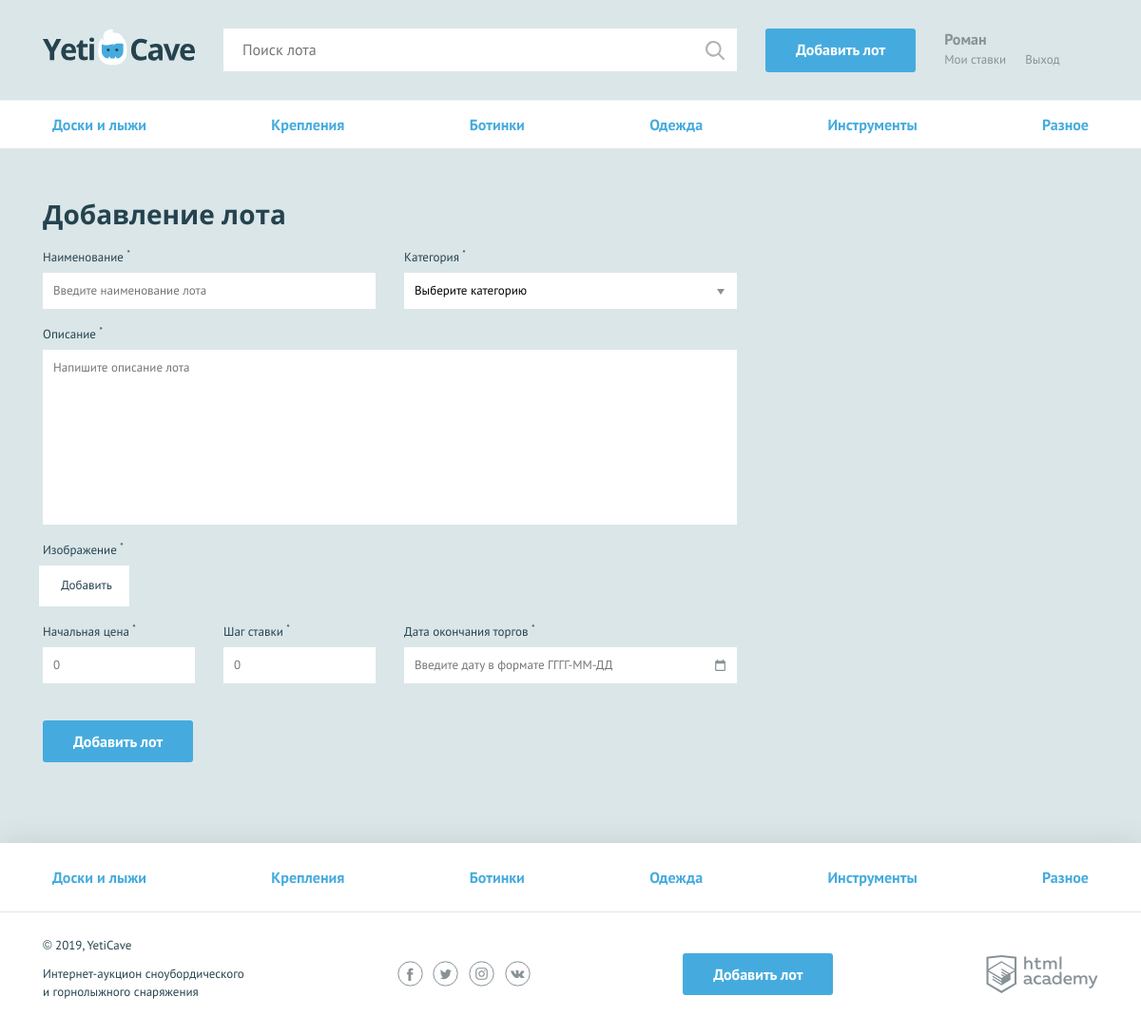
The page /add.php on the database its author committed.
### tables this page shows
CREATE TABLE categories (
  id INT AUTO_INCREMENT PRIMARY KEY,
  character_code VARCHAR(128) UNIQUE,
  name_category VARCHAR(128)
);

### helpers.php (called while the page is built, shortened)
<?php
function include_template($name, array $data = []) {
    $name = 'templates/' . $name;
    $result = '';
    if (!is_readable($name)) {
        return $result;
    }
    extract($data);
    require $name;
    $result = ob_get_clean();
    return $result;
}

### data.php (called while the page is built)
<?php
$is_auth = rand(0, 1);
$user_name = 'Роман';

### models.php (called while the page is built, shortened)
<?php
function get_categories ($con) {
    if (!$con) {
    $error = mysqli_connect_error();
    return $error;
    } else {
        $sql = "SELECT id, character_code, name_category FROM categories;";
        $result = mysqli_query($con, $sql);
        if ($result) {
            $categories = get_arrow($result);
            return $categories;
            } else {
                $error = mysqli_error($con);
                return $error;
                }
        }
}

### functions.php (called while the page is built, shortened)
<?php
function get_arrow ($result_query) {
    $row = mysqli_num_rows($result_query);
    if ($row === 1) {
        $arrow = mysqli_fetch_assoc($result_query);
    } else if ($row > 1) {
        $arrow = mysqli_fetch_all($result_query, MYSQLI_ASSOC);
    }
    return $arrow;
}

### templates/main-add.php (the view, shortened to what this page needs)
<?php $classname = isset($errors) ? "form--invalid" : ""; ?>
<form class="form form--add-lot container <?= $classname; ?>" action="add.php" method="post" enctype="multipart/form-data">
      <h2>Добавление лота</h2>
      <div class="form__container-two">
        <?php $classname = isset($errors["lot-name"]) ? "form__item--invalid" : ""; ?>
        <div class="form__item <?= $classname; ?>">
          <label for="lot-name">Наименование <sup>*</sup></label>
          <input id="lot-name" type="text" name="lot-name" placeholder="Введите наименование лота" value="<?= $lot['lot-name'] ;?>">
        </div>
        <?php $classname = isset($errors["category"]) ? "form__item--invalid" : ""; ?>
        <div class="form__item <?= $classname; ?>">
          <label for="category">Категория <sup>*</sup></label>
          <select id="category" name="category" placeholder="Выберите категорию">
            <option>Выберите категорию</option>
          </select>
        </div>
      </div>
      <?php $classname = isset($errors["message"]) ? "form__item--invalid" : ""; ?>
      <div class="form__item form__item--wide <?= $classname; ?>">
        <label for="message">Описание <sup>*</sup></label>
        <textarea id="message" name="message" placeholder="Напишите описание лота"><?= $lot['message']; ?></textarea>
      </div>
      <?php $classname = isset($errors["lot_img"]) ? "form__item--invalid" : ""; ?>
      <div class="form__item form__item--file <?= $classname; ?>">
        <label>Изображение <sup>*</sup></label>
        <div class="form__input-file">
          <label for="lot-img">
            Добавить
          </label>
        </div>
      </div>
      <div class="form__container-three">
      <?php $classname = isset($errors["lot-rate"]) ? "form__item--invalid" : ""; ?>
        <div class="form__item form__item--small <?= $classname; ?>">
          <label for="lot-rate">Начальная цена <sup>*</sup></label>
          <input id="lot-rate" type="text" name="lot-rate" placeholder="0" value="<?= $lot['lot-rate']; ?>">
        </div>
        <?php $classname = isset($errors["lot-step"]) ? "form__item--invalid" : ""; ?>
        <div class="form__item form__item--small <?= $classname; ?>">
          <label for="lot-step">Шаг ставки <sup>*</sup></label>
          <input id="lot-step" type="text" name="lot-step" placeholder="0" value="<?= $lot['lot-step']; ?>">
        </div>
        <?php $classname = isset($errors["lot-date"]) ? "form__item--invalid" : ""; ?>
        <div class="form__item <?= $classname; ?>">
          <label for="lot-date">Дата окончания торгов <sup>*</sup></label>
          <input class="form__input-date" id="lot-date" type="text" name="lot-date" placeholder="Введите дату в формате ГГГГ-ММ-ДД">
        </div>
      </div>
      <button type="submit" class="button">Добавить лот</button>
    </form>

### templates/layout-add.php (shortened to what this page needs)
<!DOCTYPE html>
<html lang="ru">
<head>
  <link href="../css/normalize.min.css" rel="stylesheet">
  <link href="../css/style.css" rel="stylesheet">
  <link href="../css/flatpickr.min.css" rel="stylesheet">
</head>
<body>
<div class="page-wrapper">
  <header class="main-header">
    <div class="main-header__container container">
      <a class="main-header__logo" href="index.html">
        <img src="../img/logo.svg" width="160" height="39" alt="Логотип компании YetiCave">
      </a>
      <form class="main-header__search" method="get" action="https://echo.htmlacademy.ru" autocomplete="off">
        <input type="search" name="search" placeholder="Поиск лота">
        <input class="main-header__search-btn" type="submit" name="find" value="Найти">
      </form>
      <a class="main-header__add-lot button" href="add-lot.html">Добавить лот</a>
      <nav class="user-menu">
      <?php if ($is_auth): ?>
            <div class="user-menu__logged">
               <p><?= $user_name; ?></p>
               <a  class="user-menu__bets" href="pages/my-bets.html">Мои ставки</a>
               <a  class="user-menu__logout" href="#">Выход</a>
            </div>
         <?php endif; ?>
      </nav>
    </div>
  </header>
  <main>
    <nav class="nav">
      <ul class="nav__list container">
      <?php foreach ($categories as $category): ?>
            <li class="nav__item">
                <a href="pages/all-lots.html"><?= $category["name_category"]; ?></a>
            </li>
            <?php endforeach; ?>
      </ul>
    </nav>
    <?= $content; ?>
  </main>
</div>
<footer class="main-footer">
  <nav class="nav">
    <ul class="nav__list container">
    <?php foreach ($categories as $category): ?>
            <li class="nav__item">
                <a href="pages/all-lots.html"><?= $category["name_category"]; ?></a>
            </li>
            <?php endforeach; ?>
    </ul>
  </nav>
  <div class="main-footer__bottom container">
    <div class="main-footer__copyright">
      <p>© 2019, YetiCave</p>
      <p>Интернет-аукцион сноубордического и горнолыжного снаряжения</p>
    </div>
    <div class="main-footer__social social">
      <a class="social__link social__link--facebook" href="#">
      </a>
      <a class="social__link social__link--twitter" href="#">
      </a>
      <a class="social__link social__link--instagram" href="#">
      </a>
      <a class="social__link social__link--vkontakte" href="#">
      </a>
    </div>
    <a class="main-footer__add-lot button" href="add-lot.html">Добавить лот</a>
    <div class="main-footer__developed-by">
      <a class="logo-academy" href="https://htmlacademy.ru/intensive/php">
      </a>
    </div>
  </div>
</footer>
</body>
</html>

### rows shown on the page
categories: name_category "Доски и лыжи"
categories: name_category "Крепления"
categories: name_category "Ботинки"
categories: name_category "Одежда"
categories: name_category "Инструменты"
categories: name_category "Разное"

### other values the page prints
$user_name "Роман"
